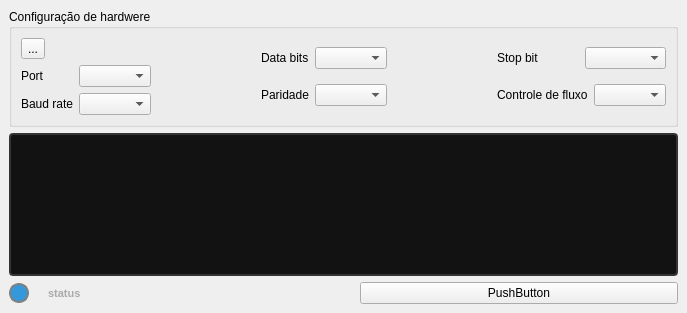
<?xml version="1.0" encoding="UTF-8"?>
<ui version="4.0">
 <class>Serial</class>
 <widget class="QMainWindow" name="Serial">
  <property name="geometry">
   <rect>
    <x>0</x>
    <y>0</y>
    <width>687</width>
    <height>313</height>
   </rect>
  </property>
  <property name="windowTitle">
   <string>Serial</string>
  </property>
  <widget class="QWidget" name="centralwidget">
   <layout class="QGridLayout" name="gridLayout_2">
    <item row="0" column="0">
     <widget class="QGroupBox" name="gbHard">
      <property name="title">
       <string>Configuração de hardwere</string>
      </property>
      <layout class="QGridLayout" name="gridLayout">
       <item row="0" column="0">
        <layout class="QVBoxLayout" name="verticalLayout">
         <item>
          <widget class="QToolButton" name="tbRefrech">
           <property name="text">
            <string>...</string>
           </property>
          </widget>
         </item>
         <item>
          <layout class="QHBoxLayout" name="horizontalLayout_5">
           <item>
            <widget class="QLabel" name="lbPort">
             <property name="text">
              <string>Port</string>
             </property>
            </widget>
           </item>
           <item>
            <widget class="QComboBox" name="cbPort"/>
           </item>
          </layout>
         </item>
         <item>
          <layout class="QHBoxLayout" name="horizontalLayout_6">
           <item>
            <widget class="QLabel" name="lbBaud">
             <property name="text">
              <string>Baud rate</string>
             </property>
            </widget>
           </item>
           <item>
            <widget class="QComboBox" name="cbBaud"/>
           </item>
          </layout>
         </item>
        </layout>
       </item>
       <item row="0" column="1">
        <spacer name="horizontalSpacer_4">
         <property name="orientation">
          <enum>Qt::Orientation::Horizontal</enum>
         </property>
         <property name="sizeHint" stdset="0">
          <size>
           <width>54</width>
           <height>20</height>
          </size>
         </property>
        </spacer>
       </item>
       <item row="0" column="2">
        <layout class="QVBoxLayout" name="verticalLayout_2">
         <item>
          <layout class="QHBoxLayout" name="horizontalLayout_3">
           <item>
            <widget class="QLabel" name="lbDataBit">
             <property name="text">
              <string>Data bits</string>
             </property>
            </widget>
           </item>
           <item>
            <widget class="QComboBox" name="cbDataBit"/>
           </item>
          </layout>
         </item>
         <item>
          <layout class="QHBoxLayout" name="horizontalLayout_4">
           <item>
            <widget class="QLabel" name="lbPari">
             <property name="text">
              <string>Paridade</string>
             </property>
            </widget>
           </item>
           <item>
            <widget class="QComboBox" name="cbPari"/>
           </item>
          </layout>
         </item>
        </layout>
       </item>
       <item row="0" column="3">
        <spacer name="horizontalSpacer_2">
         <property name="orientation">
          <enum>Qt::Orientation::Horizontal</enum>
         </property>
         <property name="sizeHint" stdset="0">
          <size>
           <width>53</width>
           <height>20</height>
          </size>
         </property>
        </spacer>
       </item>
       <item row="0" column="4">
        <layout class="QVBoxLayout" name="verticalLayout_3">
         <item>
          <layout class="QHBoxLayout" name="horizontalLayout">
           <item>
            <widget class="QLabel" name="lbStop">
             <property name="text">
              <string>Stop bit</string>
             </property>
            </widget>
           </item>
           <item>
            <widget class="QComboBox" name="cbStop"/>
           </item>
          </layout>
         </item>
         <item>
          <layout class="QHBoxLayout" name="horizontalLayout_2">
           <item>
            <widget class="QLabel" name="lbFlow">
             <property name="text">
              <string>Controle de fluxo</string>
             </property>
            </widget>
           </item>
           <item>
            <widget class="QComboBox" name="cbFlow"/>
           </item>
          </layout>
         </item>
        </layout>
       </item>
      </layout>
     </widget>
    </item>
    <item row="1" column="0">
     <widget class="QPlainTextEdit" name="pteMonitor">
      <property name="styleSheet">
       <string notr="true">QPlainTextEdit {
    background-color: #121212;      /* Fundo quase preto (estilo Dark Mode) */
    color: #00FF00;                 /* Texto verde &quot;Matrix/Terminal&quot; para destaque */
    border: 2px solid #333333;      /* Borda discreta */
    border-radius: 4px;
    font-family: 'Consolas', 'Monospace', 'Courier New'; /* Fontes monoespaçadas */
    font-size: 10pt;
    padding: 5px;
}

/* Estilizando a barra de rolagem para combinar */
QScrollBar:vertical {
    border: none;
    background: #222222;
    width: 10px;
}
QScrollBar::handle:vertical {
    background: #444444;
    min-height: 20px;
}</string>
      </property>
      <property name="lineWrapMode">
       <enum>QPlainTextEdit::LineWrapMode::NoWrap</enum>
      </property>
      <property name="readOnly">
       <bool>true</bool>
      </property>
      <property name="centerOnScroll">
       <bool>true</bool>
      </property>
     </widget>
    </item>
    <item row="2" column="0">
     <layout class="QHBoxLayout" name="horizontalLayout_7">
      <item>
       <widget class="QFrame" name="frame">
        <property name="minimumSize">
         <size>
          <width>20</width>
          <height>20</height>
         </size>
        </property>
        <property name="maximumSize">
         <size>
          <width>20</width>
          <height>20</height>
         </size>
        </property>
        <property name="styleSheet">
         <string notr="true">background-color: #3498db;
border: 2px solid gray;
border-radius: 10px;</string>
        </property>
        <property name="frameShape">
         <enum>QFrame::Shape::StyledPanel</enum>
        </property>
        <property name="frameShadow">
         <enum>QFrame::Shadow::Raised</enum>
        </property>
       </widget>
      </item>
      <item>
       <widget class="QLabel" name="lbStatus">
        <property name="styleSheet">
         <string notr="true">/* No Label de Status */
QLabel {
    color: #AAAAAA;
    font-weight: bold;
    font-size: 11px;
    padding-left: 10px;
}
</string>
        </property>
        <property name="text">
         <string>status</string>
        </property>
       </widget>
      </item>
      <item>
       <widget class="QPushButton" name="pushButton">
        <property name="text">
         <string>PushButton</string>
        </property>
       </widget>
      </item>
     </layout>
    </item>
   </layout>
  </widget>
 </widget>
 <resources/>
 <connections/>
</ui>
